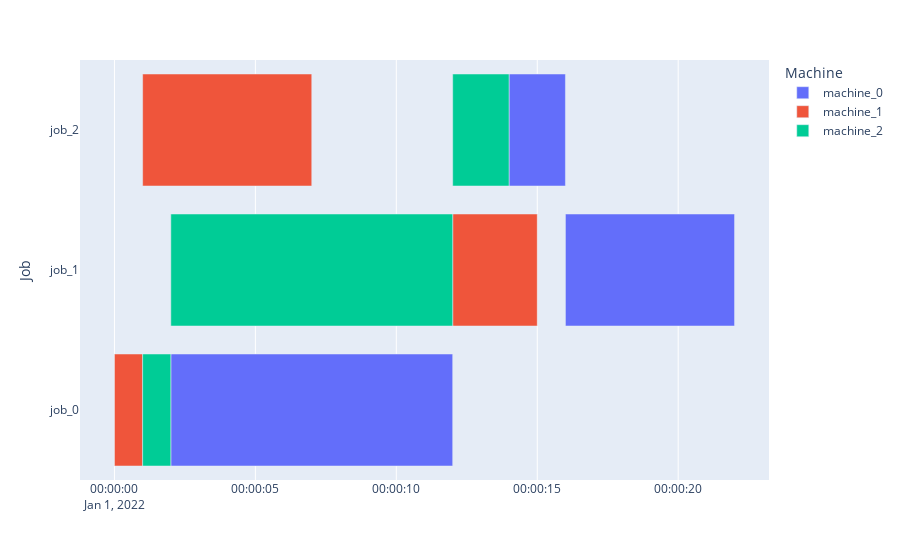

Write notebook code for a chart like this one.
### Code cell
from wrapper.jssplight_wrapper import jssp_light_obs_wrapper_multi_instances
from src.jss_lite.jss_lite import jss_lite
import numpy as np
#env=jss_lite(instance_path='/resources/jsp_instances/standard/la01.txt')
#print(env.observation_space)
#state=env.reset()

#legal_action_old=state['action_mask']
#instance_list=['resources/jsp_instances/standard/ft06.txt','resources/jsp_instances/standard/ft10.txt','resources/jsp_instances/standard/ft20.txt','resources/jsp_instances/standard/abz5.txt','resources/jsp_instances/standard/abz6.txt','resources/jsp_instances/standard/abz7.txt']
p1='/Users/felix/sciebo/masterarbeit/progra/model-based_rl'
p2='/Users/felix/sciebo/masterarbeit/progra/model-based_rl/resources/jsp_instances/ima/3x3x3/3x3_22_inst.json'
#env=jss_lite(instance_path=p1+'/resources/jsp_instances/standard/la01.txt')
env=jss_lite(instance_path=p2)


instance_list=['/resources/jsp_instances/standard/la01.txt','/resources/jsp_instances/standard/la02.txt','/resources/jsp_instances/standard/la03.txt','/resources/jsp_instances/standard/la04.txt']
instance_list=[p1 + s for s in instance_list]
#instance_list=['resources/jsp_instances/standard/ft06.txt']
#env=jssp_light_obs_wrapper_multi_instances(instances_list=instance_list)
reward=0
while reward < 0.99:
    done=False
    state=env.reset()
    #print(state['obs'])
    i=0
    while not done:
        legal_action=state['action_mask']
        action=np.random.choice(len(legal_action), 1, p=(legal_action / legal_action.sum()))[0]
        
        state, reward, done, info=env.step(action)
        i+=1
        if done==True:
            #print(f"finished! no legal actions possible after {i} steps")
            break

env.render()
#print(env.env.instance)
print(reward)
print(env.current_timestep)
print(state['action_mask'])
#print(env.dummy_jobs)

### Figure 1 — Plotly figure (JSON) as saved in the notebook; plotly's stock layout.template omitted (floating-point values rounded to 4 significant figures)
{"data": [{"alignmentgroup": "True", "base": ["2022-01-01T00:00:02", "2022-01-01T00:00:16", "2022-01-01T00:00:14"], "hovertemplate": "Machine=machine_0<br>Start=%{base}<br>Finish=%{x}<br>Job=%{y}<extra></extra>", "legendgroup": "machine_0", "marker": {"color": "#636efa", "pattern": {"shape": ""}}, "name": "machine_0", "offsetgroup": "machine_0", "orientation": "h", "showlegend": true, "textposition": "auto", "type": "bar", "x": [10000, 6000, 2000], "xaxis": "x", "y": ["job_0", "job_1", "job_2"], "yaxis": "y"}, {"alignmentgroup": "True", "base": ["2022-01-01T00:00:00", "2022-01-01T00:00:12", "2022-01-01T00:00:01"], "hovertemplate": "Machine=machine_1<br>Start=%{base}<br>Finish=%{x}<br>Job=%{y}<extra></extra>", "legendgroup": "machine_1", "marker": {"color": "#EF553B", "pattern": {"shape": ""}}, "name": "machine_1", "offsetgroup": "machine_1", "orientation": "h", "showlegend": true, "textposition": "auto", "type": "bar", "x": [1000, 3000, 6000], "xaxis": "x", "y": ["job_0", "job_1", "job_2"], "yaxis": "y"}, {"alignmentgroup": "True", "base": ["2022-01-01T00:00:01", "2022-01-01T00:00:02", "2022-01-01T00:00:12"], "hovertemplate": "Machine=machine_2<br>Start=%{base}<br>Finish=%{x}<br>Job=%{y}<extra></extra>", "legendgroup": "machine_2", "marker": {"color": "#00cc96", "pattern": {"shape": ""}}, "name": "machine_2", "offsetgroup": "machine_2", "orientation": "h", "showlegend": true, "textposition": "auto", "type": "bar", "x": [1000, 10000, 2000], "xaxis": "x", "y": ["job_0", "job_1", "job_2"], "yaxis": "y"}], "layout": {"barmode": "overlay", "legend": {"title": {"text": "Machine"}, "tracegroupgap": 0}, "margin": {"t": 60}, "xaxis": {"anchor": "y", "domain": [0, 1], "type": "date"}, "yaxis": {"anchor": "x", "domain": [0, 1], "title": {"text": "Job"}}}}
